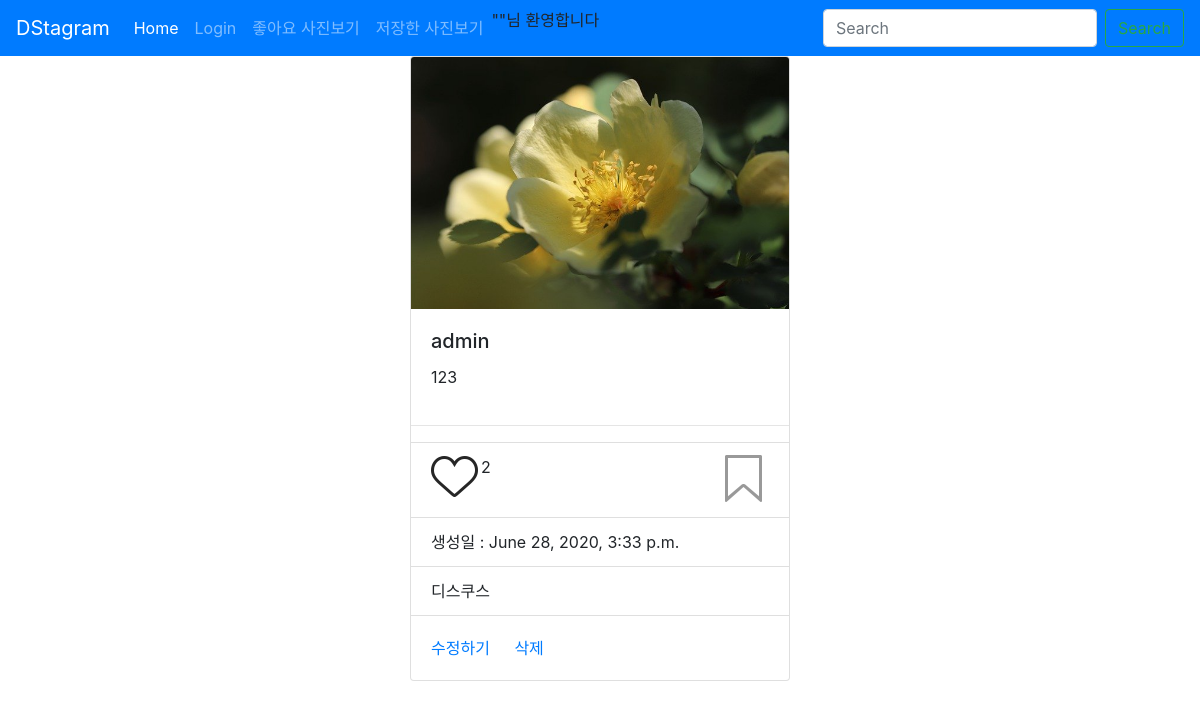
The page /detail/2/ on the database its author committed.
### photo/models.py (models this page shows, shortened)
class Photo(models.Model):
    author = models.ForeignKey(User, on_delete=models.CASCADE, related_name='user')
    text= models.TextField(blank=True)
    image = models.ImageField(upload_to='timeline_photo/&Y/&m/&d')
    created = models.DateTimeField(auto_now_add=True)
    updated = models.DateTimeField(auto_now=True)
    like = models.ManyToManyField(User, related_name='like_post',blank=True)
    favorite = models.ManyToManyField(User, related_name='favorite_post',blank=True)
    class Meta:
        ordering = ['-created']

### photo/views.py (the view)
# urls.py: path("detail/<int:pk>/", PhotoDetail.as_view(), name='detail'),
class PhotoDetail(DetailView):
    model = Photo
    template_name_suffix ='_detail'

### photo/templates/photo/photo_detail.html (shortened to what this page needs)
{% extends 'base.html' %}
{% block content %}
<div class="row">
    <div class="col"></div>
    <div class="col-12 col-xl-4 col-md-4">
        <div class="card" style="">
            <img src=" {{object.image.url}}" class="card-img-top" alt="...">
            <div class="card-body">
                <h5 class="card-title"> {{object.author}}</h5>
                <p class="card-text"> {{object.text}}</p>
            </div>
            <hr>
            <ul class ="list-group list-group-flush">
                <li class ="list-group-item">
                    <a href="{% url 'photo:like' object.id %}"
                    class="float-left btn-like {% if user in object.like.all %}active{%endif%}">좋아요!</a>
                    {% if object.like.all.count %}
                    <span>{{object.like.all.count}}</span>
                    {% endif %}
                    <a href="{% url 'photo:favorite' object.id %}"
                    class="float-right btn-favorite{% if user in object.like.all%}active{%endif%}">저장하기</a>
                </li>
                <li class="list-group-item">생성일 : {{ object.created }}</li>
                <li class="list-group-item">디스쿠스</li>
            </ul>
            <div class="card-body">
                <a href="{% url 'photo:update' object.id %}" class="card-link">수정하기</a>
                <a href="{% url 'photo:delete' object.id %}" class="card-link">삭제</a>
            </div>
        </div>
    </div>
    <div class="col"></div>
</div>
{% endblock %}

### rows shown on the page
Photo: image (picture), author "admin", text "123", like.all.count "2", created "June 28, 2020, 3:33 p.m."
